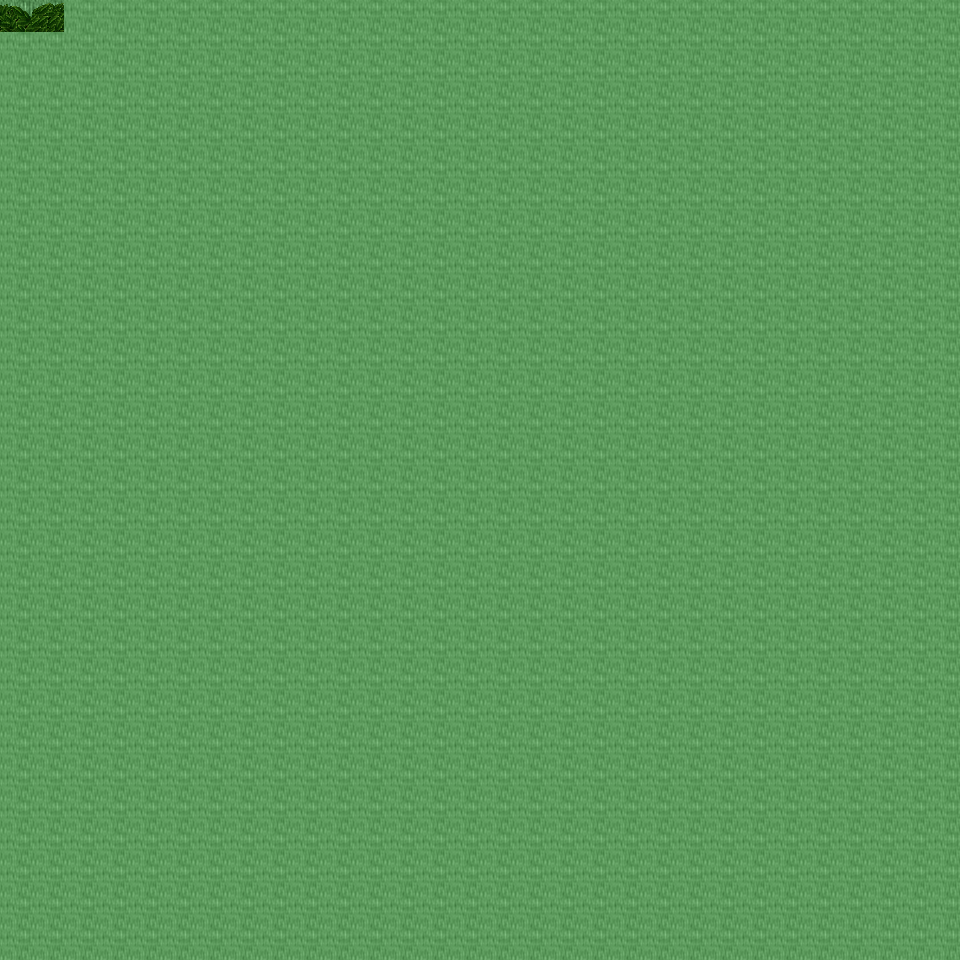

A 2D game scene composited from a Tiled map and its tileset images. What follows is a short description and the map's XML, with each tile layer's data collapsed to a summary:
An orthogonal 30x30 tile map with 32x32 px tiles, 6 tile layers (Ground, Object, Object2, Above, ...), 21 tilesets and 2 objects (2x mapExit).

<map version="1.0" orientation="orthogonal" renderorder="right-down" width="30" height="30" tilewidth="32" tileheight="32" nextobjectid="3">
  <tileset firstgid="1" name="tileset_ground_ground" tilewidth="32" tileheight="32" tilecount="33" columns="3">
    <image source="../drawable/tileset_ground_ground.png" width="96" height="352" />
  </tileset>
  <tileset firstgid="34" name="tileset_ground_ridge_earth_dark" tilewidth="32" tileheight="32" tilecount="96" columns="12">
    <image source="../drawable/tileset_ground_ridge_earth_dark.png" width="384" height="256" />
  </tileset>
  <tileset firstgid="130" name="tileset_ground_rock_pebbles" tilewidth="32" tileheight="32" tilecount="3" columns="1">
    <image source="../drawable/tileset_ground_rock_pebbles.png" width="32" height="96" />
  </tileset>
  <tileset firstgid="133" name="tileset_plant_grasses" tilewidth="32" tileheight="32" tilecount="6" columns="3">
    <image source="../drawable/tileset_plant_grasses.png" width="96" height="64" />
  </tileset>
  <tileset firstgid="139" name="tileset_ground_grass_corners" tilewidth="32" tileheight="32" tilecount="24" columns="6">
    <image source="../drawable/tileset_ground_grass_corners.png" width="192" height="128" />
  </tileset>
  <tileset firstgid="163" name="tileset_ground_grass_edges" tilewidth="32" tileheight="32" tilecount="36" columns="12">
    <image source="../drawable/tileset_ground_grass_edges.png" width="384" height="96" />
  </tileset>
  <tileset firstgid="199" name="tileset_plant_flower_daisy_white" tilewidth="32" tileheight="32" tilecount="8" columns="2">
    <image source="../drawable/tileset_plant_flower_daisy_white.png" width="64" height="128" />
  </tileset>
  <tileset firstgid="207" name="tileset_plant_flower_daisy_yellow" tilewidth="32" tileheight="32" tilecount="8" columns="2">
    <image source="../drawable/tileset_plant_flower_daisy_yellow.png" width="64" height="128" />
  </tileset>
  <tileset firstgid="215" name="tileset_plant_stump_stump_green" tilewidth="32" tileheight="32" tilecount="4" columns="2">
    <image source="../drawable/tileset_plant_stump_stump_green.png" width="64" height="64" />
  </tileset>
  <tileset firstgid="219" name="tileset_plant_tree_tree_darkgreen" tilewidth="32" tileheight="32" tilecount="88" columns="8">
    <image source="../drawable/tileset_plant_tree_tree_darkgreen.png" width="256" height="352" />
  </tileset>
  <tileset firstgid="307" name="tileset_logic_creature_animal" tilewidth="32" tileheight="32" tilecount="32" columns="8">
    <image source="../drawable/tileset_logic_creature_animal.png" width="256" height="128" />
  </tileset>
  <tileset firstgid="339" name="tileset_logic_item_resources" tilewidth="32" tileheight="32" tilecount="6" columns="6">
    <image source="../drawable/tileset_logic_item_resources.png" width="192" height="32" />
  </tileset>
  <tileset firstgid="345" name="tileset_logic_item_mushroom" tilewidth="32" tileheight="32" tilecount="6" columns="6">
    <image source="../drawable/tileset_logic_item_mushroom.png" width="192" height="32" />
  </tileset>
  <tileset firstgid="351" name="tileset_logic_collision" tilewidth="32" tileheight="32" tilecount="1" columns="1">
    <image source="../drawable/tileset_logic_collision.png" width="32" height="32" />
  </tileset>
  <tileset firstgid="352" name="tileset_plant_tree_dead_tree_5" tilewidth="32" tileheight="32" tilecount="20" columns="4">
    <image source="../drawable/tileset_plant_tree_dead_tree_5.png" width="128" height="160" />
  </tileset>
  <tileset firstgid="372" name="tileset_plant_tree_dead_tree_6" tilewidth="32" tileheight="32" tilecount="20" columns="4">
    <image source="../drawable/tileset_plant_tree_dead_tree_6.png" width="128" height="160" />
  </tileset>
  <tileset firstgid="392" name="tileset_plant_tree_dead_tree_7" tilewidth="32" tileheight="32" tilecount="20" columns="4">
    <image source="../drawable/tileset_plant_tree_dead_tree_7.png" width="128" height="160" />
  </tileset>
  <tileset firstgid="412" name="tileset_plant_bush_large_dead" tilewidth="32" tileheight="32" tilecount="2" columns="1">
    <image source="../drawable/tileset_plant_bush_large_dead.png" width="32" height="64" />
  </tileset>
  <tileset firstgid="414" name="tileset_plant_bush_large_wide_dead" tilewidth="32" tileheight="32" tilecount="4" columns="2">
    <image source="../drawable/tileset_plant_bush_large_wide_dead.png" width="64" height="64" />
  </tileset>
  <tileset firstgid="418" name="tileset_logic_creature_reptile" tilewidth="32" tileheight="32" tilecount="7" columns="7">
    <image source="../drawable/tileset_logic_creature_reptile.png" width="224" height="32" />
  </tileset>
  <tileset firstgid="425" name="tileset_logic_item_herb" tilewidth="32" tileheight="32" tilecount="5" columns="5">
    <image source="../drawable/tileset_logic_item_herb.png" width="160" height="32" />
  </tileset>
  <layer name="Ground" width="30" height="30">
    <data>[900 cells, 900 non-empty, 1 distinct tile ids]</data>
  </layer>
  <layer name="Object" width="30" height="30">
    <data>[900 cells, 0 non-empty, 0 distinct tile ids]</data>
  </layer>
  <layer name="Object2" width="30" height="30">
    <data>[900 cells, 0 non-empty, 0 distinct tile ids]</data>
  </layer>
  <layer name="Above" width="30" height="30">
    <data>[900 cells, 900 non-empty, 20 distinct tile ids]</data>
  </layer>
  <layer name="Above2" width="30" height="30">
    <data>[900 cells, 0 non-empty, 0 distinct tile ids]</data>
  </layer>
  <layer name="Walkable" width="30" height="30">
    <data>[900 cells, 898 non-empty, 1 distinct tile ids]</data>
  </layer>
  <objectgroup name="MapEvents">
    <object id="1" name="north" type="mapExit" x="0" y="0" width="64" height="32">
      <properties>
        <property name="map" value="level_0_x105_y59" />
        <property name="x" value="0" />
        <property name="y" value="28" />
      </properties>
    </object>
    <object id="2" name="west" type="mapExit" x="0" y="0" width="32" height="32">
      <properties>
        <property name="map" value="level_0_x104_y60" />
        <property name="x" value="28" />
        <property name="y" value="0" />
      </properties>
    </object>
  </objectgroup>
</map>
